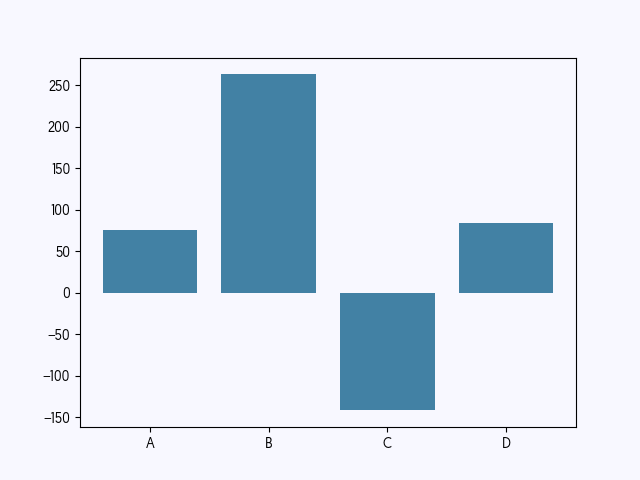

Write the Python code that produced this figure.
from pathlib import Path

import matplotlib.pyplot as plt


plt.style.use(Path(r'./common-style.mplstyle').absolute().as_uri())

fig, ax = plt.subplots()

ax.bar(x=['A', 'B', 'C', 'D'], height=[76, 263, -142, 84], zorder=2)

plt.savefig(Path(__file__).with_suffix('.png'))
